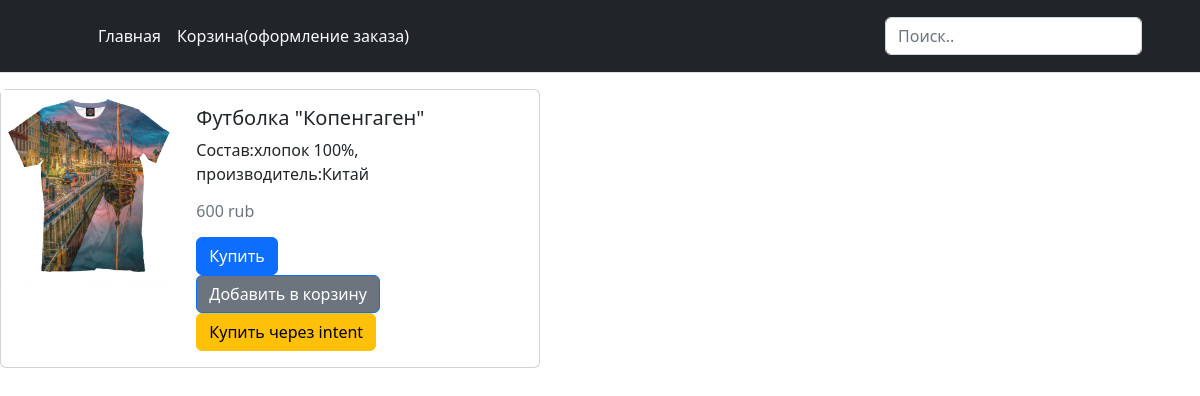
The app's page /item/2 with its own data.
### items/models.py (models this page shows, shortened)
class Items(models.Model):
    class CurrencyChoice(models.TextChoices):
        rub = 'rub',
        usd = 'usd',
        eur = 'eur',
    name = models.CharField(max_length=100, verbose_name='Наименование')
    description = models.CharField(max_length=255, verbose_name='Описание')
    price = models.IntegerField(verbose_name='Цена')
    img = models.ImageField(upload_to='img/', verbose_name='Изображение', null=True, blank=True)
    currency = models.CharField(max_length=255, choices=CurrencyChoice.choices, default=CurrencyChoice.rub)

### apiV1/views.py (the view)
# urls.py: path('item/<int:pk>', ItemRetrieveApiView.as_view(), name='item'),
class ItemRetrieveApiView(RetrieveAPIView):
    queryset = Items.objects.all()
    serializer_class = ItemsSerializer
    renderer_classes = [TemplateHTMLRenderer]
    def get(self, request, *args, **kwargs):
        self.object = self.get_object()
        return Response({'item': self.object}, template_name='item_template.html')

### templates/item_template.html (shortened to what this page needs)
{% extends '_base.html'%}
{% block content%}
<form method="GET" action="/buy/{{item.pk}}">
    <div class="card mb-3" style="max-width: 540px;">
      <div class="row g-0">
        <div class="col-md-4">
          <img src="{{item.img.url}}"  alt="Изображение"  width="100%">
        </div>
        <div class="col-md-8">
          <div class="card-body">
            <h5 class="card-title">{{item.name}}</h5>
            <p class="card-text">{{item.description}}</p>
            <p class="card-text"><h6 class="text-muted">{{item.price}} {{item.currency}}</h6></p>
              <button type="submit" class="btn btn-primary bg-primary">Купить</button>
            </form>
            <form action="{% url 'cart:cart_add' item.id %}" method="post">
                        <button type="submit" class="btn btn-primary bg-secondary">Добавить в корзину</button>
              </form>
            <form action="{% url 'buy_item_intent' item.id %}" method="get">
                        <button type="submit" class="btn btn-warning ">Купить через intent</button>
              </form>
{% endblock content %}

### records on screen
Items: img (picture), name "Футболка \"Копенгаген\"", description "Состав:хлопок 100%, производитель:Китай", price "600", currency "rub"
